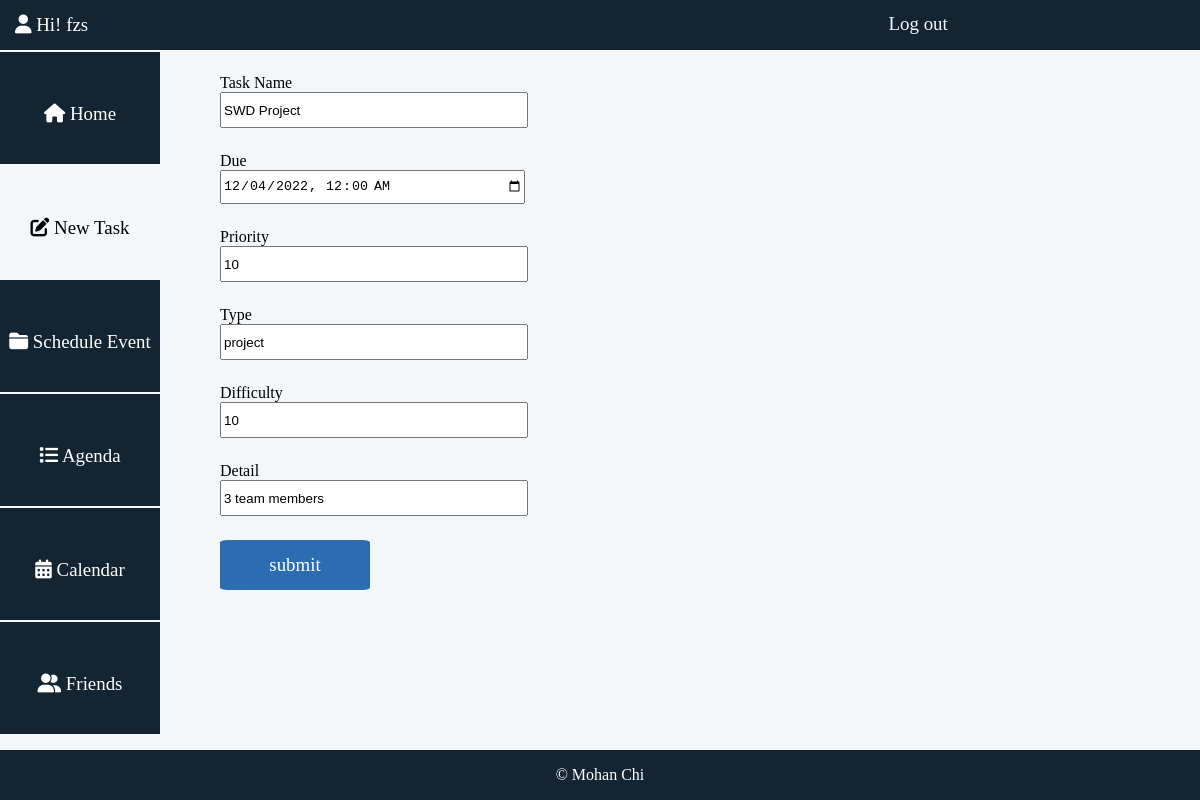
Screenshot of /AssistantApp/edit-task?id=5 (signed in) with the database file from the repository.
### AssistantApp/models.py (models this page shows)
class task_Model(models.Model):
       id = models.AutoField(primary_key=True)
       taskname =models.CharField(max_length=32)
       due = models.DateTimeField()
       priority = models.CharField(max_length=32)
       type = models.CharField(max_length=32)
       difficulty = models.CharField(max_length=32)
       detail = models.CharField(max_length=32)
       visible = models.CharField(max_length=32)

### AssistantApp/views.py (the view, shortened to what this page needs)
# urls.py: path('edit-task', views.edit_task, name='edit_task'),
def edit_task(request):
    if request.method == "GET":
        template = loader.get_template('AssistantApp/newtask.html')
        task = task_Model.objects.get(id=request.GET.get('id'))
        context = {'username': request.session["username"], 'task': task}
        return HttpResponse(template.render(context, request))

### AssistantApp/templates/AssistantApp/newtask.html (shortened to what this page needs)
<!DOCTYPE html>
<html lang="en">
<head>
    {% load static %}
    <link rel="stylesheet" type="text/css" href="{% static 'AssistantApp/style.css' %}">
</head>
<body>
<div class="head-bar">
    <p><i class="fa-solid fa-user"></i> Hi! {{username}}</p>
    <a href="{% url 'logout' %}">Log out</a>
</div>
<div class="left-side">
    <ul class="menu">
        <li><a href="{% url 'index' %}"><span><i class="fa-solid fa-house"></i> Home</span></a></li>
        <li><a class="current" href="{% url 'new_task' %}"><span><i class="fa-sharp fa-solid fa-pen-to-square"></i> New Task</span></a></li>
        <li><a href="{% url 'new_task' %}"><span><i class="fa-solid fa-folder-closed"></i> Schedule Event</span></a></li>
        <li><a href="{% url 'agenda' %}"><span><i class="fa-solid fa-list"></i> Agenda</span></a></li>
        <li><a href="{% url 'agenda' %}"><span><i class="fa-solid fa-calendar-days"></i> Calendar</span></a></li>
        <li><a href="{% url 'agenda' %}"><span><i class="fa-solid fa-user-group"></i> Friends</span></a></li>
    </ul>
</div>
<div class="new-task">
    <form action="" method="POST">
            <div class="new-task-item">
                <span>Task Name</span><br>
                <input type="text" name="taskname" value="{{task.taskname}}"/>
            </div>
            <div class="new-task-item">
                <span>Due</span><br>
                <input type="datetime-local" name="due" value="{{task.due|date:'Y-m-d\TH:i'}}"/>
            </div>
            <div class="new-task-item">
                <span>Priority</span><br>
                <input type="number" name="priority" value="{{task.priority}}"/>
            </div>
            <div class="new-task-item">
                <span>Type</span><br>
                <input type="text" name="type" value="{{task.type}}"/>
            </div>
            <div class="new-task-item">
                <span>Difficulty</span><br>
                <input type="number" name="difficulty" value="{{task.difficulty}}"/>
            </div>
            <div class="new-task-item">
                <span>Detail</span><br>
                <input type="text" name="detail" value="{{task.detail}}"/>
            </div>
            <div class="new-task-item">
                <input class="submit" type="submit" value="submit">
            </div>
    </form>
</div>
<div class="footer-bar">
    <p>© Mohan Chi</p>
</div>
</body>
</html>

### static/AssistantApp/style.css (style rules this page uses)
.head-bar { width: 100%; position: fixed; height: 50px; left: 0; top: 0; background: #132533; text-align: center; align-items: center; display: flex; }
p { color: white; }
.head-bar p { margin-left: 15px; margin-right: 65%; color: white; font-size: 0.5cm; }
.head-bar a { margin-top: 25px; left: 100px; width: 100px; height: 50px; color: #f3f7fa; text-decoration: none; align-items: center; font-size: 0.5cm; }
.left-side { width: 160px; position: fixed; height: 100%; top: 50px; left: 0; background: #f3f7fa; padding: 0; }
.left-side .menu { list-style: none; padding-inline-start: initial; margin: 0; padding: 0; width: 100%; height: 100%; }
.left-side .menu li { height: 14%; left: 0; margin-top: 2px; }
.left-side .menu a { font-size: 0.5cm; color: #fff; text-decoration: none; width: 100%; height: 100%; text-align: center; display: flex; align-items: center; text-transform: capitalize; background: #132533; }
.left-side .menu .current { font-size: 0.5cm; color: black; text-decoration: none; width: 100%; height: 100%; text-align: center; display: flex; align-items: center; text-transform: capitalize; background: #f3f7fa; }
.left-side .menu a span { display: block; width: 100%; margin-top: 7%; align-items: center; }
.new-task { position: fixed; width: 100%; height: 92%; left: 160px; top: 50px; background: #f3f7fa; }
.new-task .new-task-item { margin-left: 5%; margin-top: 2%; }
.new-task .new-task-item input, select { width: 300px; height: 30px; }
.new-task .new-task-item .submit { font-family: "Times New Roman"; font-size: 0.5cm; width: 150px; height: 50px; background: #2c6db2; color: white; border: none; border-radius: 5%; }
.footer-bar { position: fixed; width: 100%; height: 50px; left: 0; bottom: 0; background: #132533; align-items: center; text-align: center; }

### rows the page displays
task_Model: taskname "SWD Project", due "12/04/2022 00:00", priority "10", type "project", difficulty "10", detail "3 team members"

### other values shown
{{ username }} "fzs"
